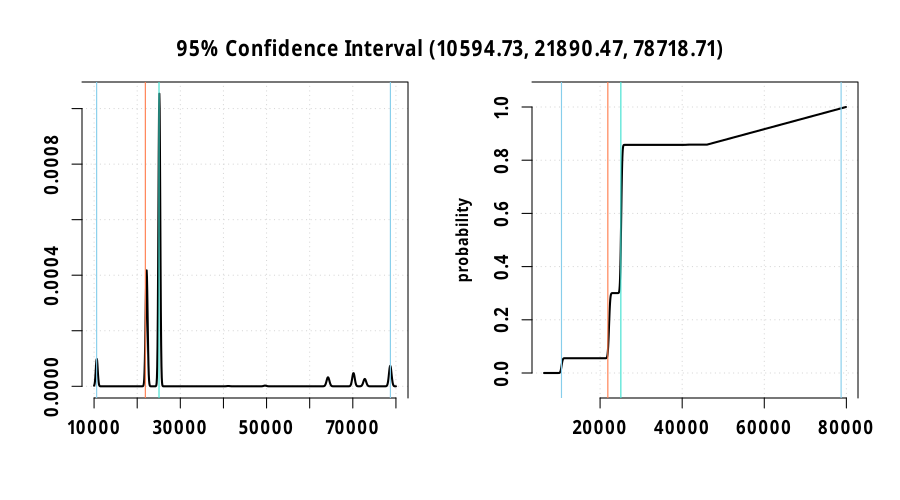

Source code (R):
rm(list = ls(all.names = TRUE)) #will clear all objects includes hidden objects.
# load libraries
options("StartupBanner" = "off")
options(scipen = 999)
options(expressions = 500000) #increase the limit on the number of nested expressions that will be evaluated
library("distr")
library("distrEx")
library("rlang") # required for environment functions
library(llvm)
distroptions("WarningArith" = FALSE)
set.seed(100)

# max loop number(less than or equal to)
max_loop <- 100000
restore.energy <- distr::Norm(11024.3, 30) # nj
restore.timing <- distr::Norm(8409.47, 0.01) # us


block.entry <- env(
  name = "entry",
  preds = list(),
  succs = list("if.then", "if.else"),
  energy = "E(classify, entry)",
  timing = "T(classify, entry)",
  insts = list(
    list("sym$\"data.addr\" <- alloca(\"i16\")", "nop", "E(alloca)", "T(alloca)"),
    list("sym$\"result\" <- alloca(\"i16\")", "nop", "E(alloca)", "T(alloca)"),
    list("store(sym$\"data\", sym$\"data.addr\")", "nop", "E(store)", "T(store)"),
    list("store(-1, sym$\"result\")", "nop", "E(store)", "T(store)"),
    list("sym$\"0\" <- load(sym$\"data.addr\")", "nop", "E(load)", "T(load)"),
    list("sym$\"cmp\" <- icmp(slt, sym$\"0\", 21)", "nop", "E(icmp)", "T(icmp)"),
    list("br(if.then, if.else, sym$\"cmp\")", "{if (is(sym$\"0\", \"Distribution\")) sym$\"0\" <- add(sym$\"cmp\", 21)};store(sym$\"0\", sym$\"data.addr\"); ", "E(br)", "T(br)")))

block.if.then <- env(
  name = "if.then",
  preds = list("entry"),
  succs = list("checkpoint.1"),
  energy = "E(classify, if.then)",
  timing = "T(classify, if.then)",
  insts = list(
    list("if(entry) {sym$\"cmp\" <- sym$\"cmp.true\"; {if (is(sym$\"0\", \"Distribution\")) sym$\"0\" <- add(sym$\"cmp\", 21)};store(sym$\"0\", sym$\"data.addr\"); };", "nop", "0", "0"),
    list("sym$\"1\" <- load(sym$\"data.addr\")", "nop", "E(load)", "T(load)"),
    list("store(1, sym$\"result\")", "nop", "E(store)", "T(store)"),
    list("br(checkpoint.1)", "nop", "E(br)", "T(br)")))

block.checkpoint.1 <- env(
  name = "checkpoint.1",
  preds = list("if.then"),
  succs = list("if.end4"),
  energy = "E(classify, checkpoint.1)",
  timing = "T(classify, checkpoint.1)",
  insts = list(
    list("checkpoint()", "nop", "E(call) + distr::Norm(14560, 20)", "T(call) + distr::Norm(8517.05, 0.01)"),
    list("br(if.end4)", "nop", "E(br)", "T(br)")))

block.if.else <- env(
  name = "if.else",
  preds = list("entry"),
  succs = list("if.then2", "if.else3"),
  energy = "E(classify, if.else)",
  timing = "T(classify, if.else)",
  insts = list(
    list("if(entry) {sym$\"cmp\" <- sym$\"cmp.false\"; {if (is(sym$\"0\", \"Distribution\")) sym$\"0\" <- add(sym$\"cmp\", 21)};store(sym$\"0\", sym$\"data.addr\"); };", "nop", "0", "0"),
    list("sym$\"2\" <- load(sym$\"data.addr\")", "nop", "E(load)", "T(load)"),
    list("sym$\"cmp1\" <- icmp(sgt, sym$\"2\", 27)", "nop", "E(icmp)", "T(icmp)"),
    list("br(if.then2, if.else3, sym$\"cmp1\")", "{if (is(sym$\"2\", \"Distribution\")) sym$\"2\" <- add(sym$\"cmp1\", 27)};store(sym$\"2\", sym$\"data.addr\"); ", "E(br)", "T(br)")))

block.if.then2 <- env(
  name = "if.then2",
  preds = list("if.else"),
  succs = list("checkpoint.2"),
  energy = "E(classify, if.then2)",
  timing = "T(classify, if.then2)",
  insts = list(
    list("if(if.else) {sym$\"cmp1\" <- sym$\"cmp1.true\"; {if (is(sym$\"2\", \"Distribution\")) sym$\"2\" <- add(sym$\"cmp1\", 27)};store(sym$\"2\", sym$\"data.addr\"); };", "nop", "0", "0"),
    list("store(0, sym$\"result\")", "nop", "E(store)", "T(store)"),
    list("br(checkpoint.2)", "nop", "E(br)", "T(br)")))

block.checkpoint.2 <- env(
  name = "checkpoint.2",
  preds = list("if.then2"),
  succs = list("if.end"),
  energy = "E(classify, checkpoint.2)",
  timing = "T(classify, checkpoint.2)",
  insts = list(
    list("checkpoint()", "nop", "E(call) + distr::Norm(14560, 20)", "T(call) + distr::Norm(8517.05, 0.01)"),
    list("br(if.end)", "nop", "E(br)", "T(br)")))

block.if.else3 <- env(
  name = "if.else3",
  preds = list("if.else"),
  succs = list("if.end"),
  energy = "E(classify, if.else3)",
  timing = "T(classify, if.else3)",
  insts = list(
    list("if(if.else) {sym$\"cmp1\" <- sym$\"cmp1.false\"; {if (is(sym$\"2\", \"Distribution\")) sym$\"2\" <- add(sym$\"cmp1\", 27)};store(sym$\"2\", sym$\"data.addr\"); };", "nop", "0", "0"),
    list("br(if.end)", "nop", "E(br)", "T(br)")))

block.if.end <- env(
  name = "if.end",
  preds = list("if.else3", "checkpoint.2"),
  succs = list("if.end4"),
  energy = "E(classify, if.end)",
  timing = "T(classify, if.end)",
  insts = list(
    list("br(if.end4)", "nop", "E(br)", "T(br)")))

block.if.end4 <- env(
  name = "if.end4",
  preds = list("if.end", "checkpoint.1"),
  succs = list(),
  energy = "E(classify, if.end4)",
  timing = "T(classify, if.end4)",
  insts = list(
    list("sym$\"3\" <- load(sym$\"result\")", "nop", "E(load)", "T(load)"),
    list("path.return <<- c(path.return, ret(sym$\"3\")); if.end4 <- TRUE; if.end <- FALSE; checkpoint.1 <- FALSE", "nop", "E(ret)", "T(ret)")))

preds <- list(list(), list(block.entry), list(block.if.then), list(block.entry), list(block.if.else), list(block.if.then2), list(block.if.else), list(block.if.else3, block.checkpoint.2), list(block.if.end, block.checkpoint.1))
names(preds) <- c(block.entry$name, block.if.then$name, block.checkpoint.1$name, block.if.else$name, block.if.then2$name, block.checkpoint.2$name, block.if.else3$name, block.if.end$name, block.if.end4$name)

succs <- list(list(block.if.then, block.if.else), list(block.checkpoint.1), list(block.if.end4), list(block.if.then2, block.if.else3), list(block.checkpoint.2), list(block.if.end), list(block.if.end), list(block.if.end4), list())
names(succs) <- c(block.entry$name, block.if.then$name, block.checkpoint.1$name, block.if.else$name, block.if.then2$name, block.checkpoint.2$name, block.if.else3$name, block.if.end$name, block.if.end4$name)

edge_global <- as.list(rep(0, 10))
edge_local <- as.list(rep(0, 10))
edge_visited <- as.list(rep(0, 10))
names(edge_global) <- c("entry#if.then", "entry#if.else", "if.then#checkpoint.1", "checkpoint.1#if.end4", "if.else#if.then2", "if.else#if.else3", "if.then2#checkpoint.2", "checkpoint.2#if.end", "if.else3#if.end", "if.end#if.end4")
names(edge_local) <- c("entry#if.then", "entry#if.else", "if.then#checkpoint.1", "checkpoint.1#if.end4", "if.else#if.then2", "if.else#if.else3", "if.then2#checkpoint.2", "checkpoint.2#if.end", "if.else3#if.end", "if.end#if.end4")
names(edge_visited) <- c("entry#if.then", "entry#if.else", "if.then#checkpoint.1", "checkpoint.1#if.end4", "if.else#if.then2", "if.else#if.else3", "if.then2#checkpoint.2", "checkpoint.2#if.end", "if.else3#if.end", "if.end#if.end4")

freq <- as.list(rep("0", 9))
names(freq) <- c(block.entry$name, block.if.then$name, block.checkpoint.1$name, block.if.else$name, block.if.then2$name, block.checkpoint.2$name, block.if.else3$name, block.if.end$name, block.if.end4$name)

visited <- as.list(rep(0, 9))
names(visited) <- c(block.entry$name, block.if.then$name, block.checkpoint.1$name, block.if.else$name, block.if.then2$name, block.checkpoint.2$name, block.if.else3$name, block.if.end$name, block.if.end4$name)

color <- as.list(rep("white", 9))
names(color) <- c(block.entry$name, block.if.then$name, block.checkpoint.1$name, block.if.else$name, block.if.then2$name, block.checkpoint.2$name, block.if.else3$name, block.if.end$name, block.if.end4$name)

total_visit <- as.list(rep(0, 9))
names(total_visit) <- c(block.entry$name, block.if.then$name, block.checkpoint.1$name, block.if.else$name, block.if.then2$name, block.checkpoint.2$name, block.if.else3$name, block.if.end$name, block.if.end4$name)

.function <- list(
  name = "classify",
  formals = list("sym$\"data\" <- Mixing(Binom(40, 0.4), 15 + Binom(30, 0.6), mixCoeff = c(0.7, 0.3))"),
  initials = list("entry <- FALSE; if.then <- FALSE; checkpoint.1 <- FALSE; if.else <- FALSE; if.then2 <- FALSE; checkpoint.2 <- FALSE; if.else3 <- FALSE; if.end <- FALSE; if.end4 <- FALSE"),
  globals = list(),
  types = list(),
  blocks = list(block.entry, block.if.then, block.checkpoint.1, block.if.else, block.if.then2, block.checkpoint.2, block.if.else3, block.if.end, block.if.end4))

# Capacitor Thresholds
min_cap <- 520200 * 2 #nj
max_cap <- 781250 * 2 #nj

# 2 mF capacitance 40 cm distance profile
harvesting_time <- 20000 # us

# Create output file
profile <- paste0(".output/", .function$name, ".profile")
file.create(profile, showWarnings = FALSE, recursive = TRUE)

clone <- function(env) {
  newenv <- rlang::env_clone(env)
  newenv$stack <- rlang::env_clone(env$stack)
  newenv$heap <- rlang::env_clone(env$heap)
  newenv$global <- rlang::env_clone(env$global)
  newenv$nv <- rlang::env_clone(env$nv)
  newenv$sym <- rlang::env_clone(env$sym)
  newenv$typ <- rlang::env_clone(env$typ)
  newenv$memptrs <- rlang::env_clone(env$memptrs)
  return(newenv)
}

library("dequer") # required for an efficient implementation of stack

DFS <- function(prev, v, path, prob, visited, edge_visited, env, t, e, p) {
  nodes <- stack()
  dequer::push(nodes, list(prev, v, path, prob, visited, edge_visited, env, t, e, p))
  while (length(nodes)) {
    node <- dequer::pop(nodes)
    prev <- node[[1]]; v <- node[[2]]; path <- node[[3]]; prob <- node[[4]];
    visited <- node[[5]]; edge_visited <- node[[6]]; env <- node[[7]]; t <- node[[8]]; p <- node[[10]]
    #  mark v visited
    visited[[v$name]] <- visited[[v$name]] + 1
    color[v$name] <<- "gray"
    # add blockname to the path
    path <- paste0(path, "%", v$name)
    # initialize current block
    .block <<- v
    cat(v$name, "\n")
    # eval path probability
    if (length(prev)) {
      expr <- paste0(prev$name, "_", v$name)
      value <- eval(parse(text = expr), envir = env)
      out <- paste0(prev$name, "#", v$name)
      edge_visited[[out]] <- edge_visited[[out]] + 1
      # print(paste0(out, " = ", value))
      prob <- paste0(prob, "*", value)
      p <- p * value
    }
    # add block timing to total timing
    t <- t + eval(parse(text = v$timing), envir = env)
    e <- e + eval(parse(text = v$energy), envir = env)
    # execute block's instructions
    for (inst in v$insts) {
      if (substr(inst[1], 1, 6) == "memcpy") {
        e <- e + eval(parse(text = inst[3]), envir = env)
        t <- t + eval(parse(text = inst[4]), envir = env)
      }
      eval(parse(text = inst[1]), envir = env)
    }
    # for each successor v' of v { fs
    for (i in seq_along(succs[[v$name]])) {
      # if v' not yet visited and prob is greater than 0 {
      if (length(succs[[v$name]][[i]])) {
        expr <- paste0(v$name, "_", succs[[v$name]][[i]]$name)
        value <- eval(parse(text = expr), envir = env)
        if (value > 0 && all(visited <= max_loop)) {
          # if (i == 1) clone <- env # to be more efficient
          # else
          clone_env <- clone(env) # don't create unnecessary envs.
          dequer::push(nodes, list(v, succs[[v$name]][[i]], path, prob, visited, edge_visited, clone_env, t, e, p))
        }
      }
    }
    #
    if (!length(succs[[v$name]])) {
      color[v$name] <<- "black"
      #p <- eval(parse(text = prob), envir = env)
      path.prob <<- c(path.prob, p) # TODO: is rounding good here?
      if (is.numeric(t)) t <- distr::DiscreteDistribution(t)
      path.timing <<- c(path.timing, t)
      line <- paste0(path, ":", prob, "=", p)
      write(line, file = profile, append = TRUE)
      for (i in seq_along(visited)) {
        if (visited[[i]] != 0) {
          # collect frequency as percentage
          freq[names(visited)[i]] <<- paste0(freq[names(visited)[i]], "+", p)
          total_visit[[names(visited)[i]]] <<- total_visit[[names(visited)[i]]] + visited[[i]]
        }
      }
      for (i in seq_along(edge_visited)) {
        if (edge_visited[[i]] != 0) {
          edge_global[i] <<- paste0(edge_global[i], "+", p)
          edge_local[[i]] <<- edge_local[[i]] + edge_visited[[i]]
        }
      }
    }
  }
}

path.return <- vector()
path.prob <- vector()
path.energy <- vector()
path.timing <- vector()

.block <- env()
env <- env()
source(".output/meta.R", local = env)
source(".output/model.conf.R", local = env)
# eval function parameters
eval(parse(text = .function$types), envir = env)
eval(parse(text = .function$globals), envir = env)
eval(parse(text = .function$formals), envir = env)
eval(parse(text = .function$initials), envir = env)
# run the machine
initial_t <- 0
initial_e <- 0
system.time(DFS(list(), .function$blocks[[1]], "", "1", visited, edge_visited, env, initial_t, initial_e, 1))

prob_global_file <- paste0(".output/", .function$name, ".global.prob")
file.create(prob_global_file, showWarnings = FALSE, recursive = TRUE)
for (i in seq_along(edge_global)) {
  p <- eval(parse(text = edge_global[i]))
  line <- paste0(names(edge_global)[i], ": [", edge_local[[i]], "] = ", p)
  write(line, file = prob_global_file, append = TRUE)
  #print(line)
}

prob_local_file <- paste0(".output/", .function$name, ".local.prob")
file.create(prob_local_file, showWarnings = FALSE, recursive = TRUE)
for (i in seq_along(edge_local)) {
  edge_name <- names(edge_local)[i] # edge's name
  block <- unlist(strsplit(edge_name, "#"))[1] # block's name
  if (total_visit[[block]] != 0)
    p <- edge_local[[i]] / total_visit[[block]]
  else
    p <- edge_local[[i]]
  line <- paste0(edge_name, ": [", edge_local[i], "] = ", p)
  write(line, file = prob_local_file, append = TRUE)
  #print(line)
}

freq_file <- paste0(".output/", .function$name, ".freq")
file.create(freq_file, showWarnings = FALSE, recursive = TRUE)
for (i in seq_along(freq)) {
  f <- eval(parse(text = freq[i]))
  line <- paste0(names(freq)[i], ": [", total_visit[[i]], "] = ", f)
  write(line, file = freq_file, append = TRUE)
  #print(line)
}

#for (i in seq_along(color)) {
#  print(paste0(names(color)[i], " = ", color[i]))
#}
# return plot
opar <- par()
path.return.mixture <- distr::UnivarMixingDistribution(Dlist = path.return, mixCoeff = path.prob)
returnPlot <- paste0(".dots/return/", .function$name, ".svg")
dir.create(dirname(returnPlot), showWarnings = FALSE, recursive = TRUE)
svg(returnPlot, width = 10.5, height = 3.5)
plot(path.return.mixture, to.draw.arg = c("d", "p", "q"), bty = "7",
     panel.first = grid(lwd = 1), lwd = 1, vertical = FALSE,
     col.points = c("red", "black"), cex.points = 1.8,
     inner = list(
       paste("Probability Function of", .function$name),
       paste("CDF of", .function$name),
       paste("Quantile Function of", .function$name)),
)
suppressWarnings(par(opar))
dev.off()
browseURL(paste0('file://', file.path(getwd(), returnPlot)))

# timing plot
opar <- par()
path.timing.mixture <- distr::UnivarMixingDistribution(Dlist = path.timing, mixCoeff = path.prob)
q1 <- distr::q(path.timing.mixture)(.025)
mn <- distrEx::E(path.timing.mixture)
md <- distrEx::median(path.timing.mixture)
q2 <- distr::q(path.timing.mixture)(.975)
rnd <- round(c(q1, mn, q2), 2)
lab <- paste0("95% Confidence Interval (", rnd[1], ", ", rnd[2], ", ", rnd[3], ")")
timingPlot <- paste0(".dots/timing/", .function$name, ".svg")
dir.create(dirname(timingPlot), showWarnings = FALSE, recursive = TRUE)
svg(timingPlot, width = 10.5, height = 3.5)
par(mfrow = c(1, 3))
plot(path.timing.mixture, mfColRow = FALSE, to.draw.arg = "d", bty = "7",
     panel.first = grid(lwd = 1), lwd = 1, vertical = FALSE,
     col.points = c("red", "black"), cex.points = 1.8,
     inner = list(paste("Probability Function Of", .function$name)))
abline(v = c(q1, md, mn, q2), col = c("skyblue", "turquoise", "coral", "skyblue"))
plot(path.timing.mixture, mfColRow = FALSE, to.draw.arg = "p", bty = "7",
     panel.first = grid(lwd = 1), lwd = 1, vertical = FALSE,
     col.points = c("red", "black"), cex.points = 1.8, xlab = "",
     inner = list(paste("CDF of", .function$name)))
title(xlab = lab)
abline(v = c(q1, md, mn, q2), col = c("skyblue", "turquoise", "coral", "skyblue"))
plot(path.timing.mixture, mfColRow = FALSE, to.draw.arg = "q", bty = "7",
     panel.first = grid(lwd = 1), lwd = 1, vertical = FALSE,
     col.points = c("red", "black"), cex.points = 1.8,
     inner = list(paste("Quantile Function of", .function$name)))
abline(h = c(q1, md, mn, q2), col = c("skyblue", "turquoise", "coral", "skyblue"))
suppressWarnings(par(opar))
dev.off()
browseURL(paste0('file://', file.path(getwd(), timingPlot)))

cat("\nTime @ 1 MHz (us)")
cat("\nName ", "Mean", "Sd")
cat("\n", .function$name, distrEx::E(path.timing.mixture), distrEx::sd(path.timing.mixture))

isCheckpoint <- function(block) {
  for (i in block$insts) {
    if (i[[1]] == "checkpoint()") {
      return(TRUE)
    }
  }
  return(FALSE)
}

path.timing.mixture <- 0

intermittent_analysis <- function() {
  restore.timing <- restore.timing + harvesting_time
  file <- readLines(profile)
  tt <- vector()
  pp <- vector()
  pf_path_counter <- 0
  for (i in seq_along(file)) {
    init_cap <- distr::Unif(min_cap, max_cap)
    path <- strsplit(file[i], ":")[[1]][[1]]
    # prob in the file
    prob <- as.double(strsplit(file[i], "=")[[1]][[2]])
    # blocks of the path
    blocks <- strsplit(path, "%")[[1]]
    blocks <- blocks[2:length(blocks)]
    cp_path_total_timing <- 0
    paths <- list(list("cap" = init_cap, "total_timing" = 0, "timing" = vector(), "energy" = 0, "pf_prob" = 1, "nopf_prob" = 1, "has_pf_path" = FALSE)) # "cap" = init_cap - checkpoint.energy,
    for (j in seq_along(blocks)) {
      cat(j, " ", blocks[[j]], "\n")
      block <- eval(parse(text = paste0("block.", blocks[[j]])))
      block_energy <- eval(parse(text = block$energy), envir = env)
      block_timing <- eval(parse(text = block$timing), envir = env)
      if (isCheckpoint(block) && j != 1) {
        cat("CHECKPOINT\n")
        # cp_path_total_timing <- cp_path_total_timing + checkpoint.timing
        for (c in seq_along(paths)) {
          if (paths[[c]]$nopf_prob == 0) {
            next
          }
          # for main path (without power failures path)
          if (length(paths[[c]]$timing) == 0) {
            paths[[c]]$timing <- cp_path_total_timing
            paths[[c]]$total_timing <- paths[[c]]$total_timing + paths[[c]]$timing
          }else {
            # add cp to cp total timing to timing vector for example power failure path
            paths[[c]]$timing <- lapply(paths[[c]]$timing, function(x) x + cp_path_total_timing)
            #TODO: normalize the pf_probs
            # sum all probs for coef
            totalpf <- sum(paths[[c]]$pf_prob)
            # calculate coef for all blocks
            coef <- 1 / totalpf
            # multiply all block power failure prob with coef
            paths[[c]]$pf_prob <- paths[[c]]$pf_prob * coef
            # mix cp to cp path timing totals
            path.timing.mixture <- distr::UnivarMixingDistribution(Dlist = paths[[c]]$timing, mixCoeff = paths[[c]]$pf_prob)
            paths[[c]]$total_timing <- paths[[c]]$total_timing + path.timing.mixture
          }
          # init cp to cp timing and prob vector
          paths[[c]]$timing <- vector()
          paths[[c]]$pf_prob <- vector()
          # paths[[c]]$cap <- paths[[c]]$cap - checkpoint.energy
        }
        cp_path_total_timing <- 0
      }
      cp_path_total_timing <- cp_path_total_timing + block_timing
      for (p in seq_along(paths)) {
        if (paths[[p]]$nopf_prob == 0) {
          next
        }
        # current vertex' energy subtract from the  current capacitor total energy
        paths[[p]]$cap <- paths[[p]]$cap - block_energy
        # probability of cur_cap < min_cap so power failure prob
        pf_prob <- round(distr::p(paths[[p]]$cap)(min_cap), 3)
        # 1 - power failure prob = no power failure path (main path) prob
        paths[[p]]$nopf_prob <- round(paths[[p]]$nopf_prob * (1 - pf_prob), 3)
        # if power failure probability > 0
        if (pf_prob > 0) {
          if (!paths[[p]]$has_pf_path) {
            pf_path_counter <- pf_path_counter + 1
            paths[[p]]$has_pf_path <- TRUE
            # harvesting time in restore timing
            pf_timing <- paths[[p]]$total_timing + restore.timing
            cap_init <- max_cap - restore.energy
            timing <- append(vector(), cp_path_total_timing)
            # add new power failure path to path list with initial values
            paths <- append(paths, list(list("cap" = cap_init, "total_timing" = pf_timing, "timing" = timing, "energy" = vector(), "pf_prob" = pf_prob, "nopf_prob" = 1, "has_pf_path" = FALSE)))
          }else {
            pf_path_counter <- pf_path_counter + 1
            paths[[p + 1]]$timing <- append(paths[[p + 1]]$timing, cp_path_total_timing)
            paths[[p + 1]]$pf_prob <- append(paths[[p + 1]]$pf_prob, pf_prob)
          }
        }
      }
    }
    timing_vec <- vector()
    prob_vec <- vector()
    for (c in seq_along(paths)) {
      # if timing is empty, need to append local total because you cant add to empty vector
      if (length(paths[[c]]$timing) == 0) {
        paths[[c]]$timing <- append(paths[[c]]$timing, cp_path_total_timing)
      }else {
        paths[[c]]$timing <- lapply(paths[[c]]$timing, function(x) x + cp_path_total_timing)
      }
      if (length(paths[[c]]$timing) > 1) {
        #TODO: normalize the pf_probs
        # sum all probs for coef
        totalpf <- sum(paths[[c]]$pf_prob)
        # calculate coef for all blocks
        coef <- 1 / totalpf
        # multiply all block power failure prob with coef
        paths[[c]]$pf_prob <- paths[[c]]$pf_prob * coef
        # mix cp to cp path timing totals
        path.timing.mixture <- distr::UnivarMixingDistribution(Dlist = paths[[c]]$timing, mixCoeff = paths[[c]]$pf_prob)
        paths[[c]]$total_timing <- paths[[c]]$total_timing + path.timing.mixture
      }
      else {
        paths[[c]]$total_timing <- paths[[c]]$total_timing + paths[[c]]$timing[[1]]
      }
      if (c > 1) {
        # this paths probability is previous paths (1 - no power failure path prob)
        paths[[c]]$nopf_prob <- paths[[c]]$nopf_prob * (1 - paths[[c - 1]]$nopf_prob)
        timing_vec <- c(timing_vec, paths[[c]]$total_timing)
        prob_vec <- c(prob_vec, paths[[c]]$nopf_prob)
      }else {
        timing_vec <- c(timing_vec, paths[[c]]$total_timing)
        prob_vec <- c(prob_vec, paths[[c]]$nopf_prob)
      }
    }
    while (!is.na(match(0, prob_vec))) {
      i <- match(0, prob_vec)
      prob_vec <- prob_vec[-i]
      timing_vec <- timing_vec[-i]
    }
    path.timing.mixture <- distr::UnivarMixingDistribution(Dlist = timing_vec, mixCoeff = prob_vec)
    tt <- c(tt, path.timing.mixture)
    pp <- c(pp, prob)
  }
  cat("PF PATH COUNT: ", pf_path_counter, "\n")
  path.timing.mixture <<- distr::UnivarMixingDistribution(Dlist = tt, mixCoeff = pp)
}

system.time(intermittent_analysis())
opar <- par()
q1 <- distr::q(path.timing.mixture)(.025)
mn <- distrEx::E(path.timing.mixture)
md <- distrEx::median(path.timing.mixture)
q2 <- distr::q(path.timing.mixture)(.975)
rnd <- round(c(q1, mn, q2), 2)
lab <- paste0("95% Confidence Interval (", rnd[1], ", ", rnd[2], ", ", rnd[3], ")")
################################################
timingPlot <- paste0("Plots/", .function$name, ".intermittent.2mF.1MHz.Variant3.pdf")
dir.create(dirname(timingPlot), showWarnings = FALSE, recursive = TRUE)
# systemfonts::match_font("Fira Sans", bold = TRUE)
extrafont::loadfonts()
pdf(timingPlot, width = 9, height = 5, family = "Fira Sans")
par(mfrow = c(1, 2))
plot(path.timing.mixture, font = 2, font.lab = 2, font.main = 2, cex = 1.1, fontfamily = "Fira Sans", mfColRow = FALSE, to.draw.arg = "d", bty = "7",
     panel.first = grid(lwd = 1.1), lwd = 2, vertical = FALSE, xlab = "", cex.axis = 1.2,
     col.points = c("red", "black"), cex.points = 1.8, ylab = "", inner = "", xlim = c(10000, 80000)
     # inner = list(paste("Probability Function Of", .function$name))
)
abline(v = c(q1, md, mn, q2), lwd = 1.1, col = c("skyblue", "turquoise", "coral", "skyblue"))
plot(path.timing.mixture, font = 2, font.lab = 2, font.main = 2, cex = 1.1, fontfamily = "Fira Sans", mfColRow = FALSE, to.draw.arg = "p", bty = "7",
     panel.first = grid(lwd = 1.1), lwd = 2, vertical = FALSE, inner = "", cex.axis = 1.2,
     col.points = c("red", "black"), cex.points = 1.8, xlab = "", ylab = "probability",
     # inner = list(paste("CDF of", .function$name))
)
abline(v = c(q1, md, mn, q2), lwd = 1.1, col = c("skyblue", "turquoise", "coral", "skyblue"))
# title(xlab = lab, font = 2, font.lab = 2, font.main = 2, family = "Fira Sans", cex.lab = 1.1)
mtext(lab, side = 3, line = -3, outer = TRUE, font = 2, font.lab = 2, font.main = 2, family = "Fira Sans", cex = 1.3)
# plot(path.timing.mixture, font = 2, font.lab = 2, font.main = 2, mfColRow = FALSE, to.draw.arg = "q", bty = "7",
#      panel.first = grid(lwd = 1.1), lwd = 2, vertical = FALSE,
#      col.points = c("red", "black"), cex.points = 1.8, inner = "", #ylab = "")
# )
abline(h = c(q1, md, mn, q2), lwd = 1.1, col = c("skyblue", "turquoise", "coral", "skyblue"))
suppressWarnings(par(opar))
dev.off()
# browseURL(paste0('file://', file.path(getwd(), timingPlot)))
################################################
cat("\nTime @ 1 MHz (us)")
cat("\nName ", "Mean", "Sd")
cat("\n", .function$name, distr::mean(path.timing.mixture), distrEx::sd(path.timing.mixture))
cat("\n")
distr::p(path.timing.mixture)(20000)
cat("\n")
distr::p(path.timing.mixture)(40000)

cat("95\n")
round(distr::q(path.timing.mixture)(.025) * 0.001, 1)
cat("\n")
round(distr::q(path.timing.mixture)(.975) * 0.001, 1)
cat("90\n")
round(distr::q(path.timing.mixture)(.05) * 0.001, 1)
cat("\n")
round(distr::q(path.timing.mixture)(.95) * 0.001, 1)
cat("80\n")
round(distr::q(path.timing.mixture)(.1) * 0.001, 1)
cat("\n")
round(distr::q(path.timing.mixture)(.9) * 0.001, 1)
